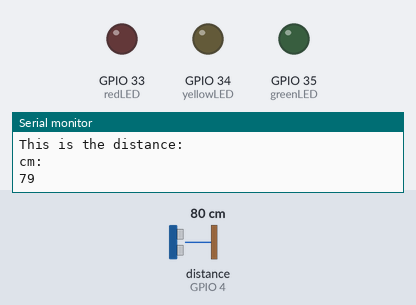
Recording of a sketch running on a simulated ESP32. On the bench: output pins drawn as LEDs (lit = HIGH), the last lines printed to the serial monitor. Wiring (inferred from the names in the program): ultrasonic range finder: trigger GPIO 5; echo GPIO 4. The test bench sets the inputs (shaded band); at power-on: distance to the obstacle (sensor on GPIO 4) 80 cm. The echo pulse lasts 58.3 µs per cm; pins used as bus, display or sensor lines are not drawn.

Above: at 1.2 s.
1.3 s: distance to the obstacle (sensor on GPIO 4) set to 33 cm
3.0 s: distance to the obstacle (sensor on GPIO 4) set to 27 cm
At 3.8 s:
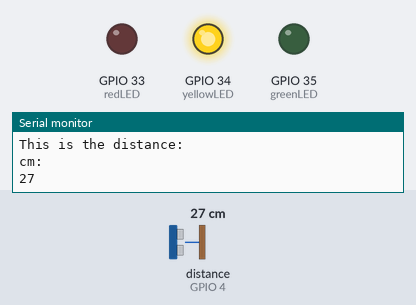
4.8 s: distance to the obstacle (sensor on GPIO 4) set to 12 cm
6.3 s: distance to the obstacle (sensor on GPIO 4) set to 9 cm
At 7.0 s:
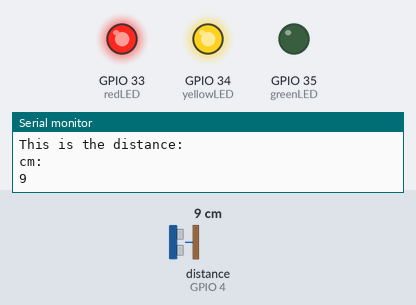
8.1 s: distance to the obstacle (sensor on GPIO 4) set to 6 cm
9.6 s: distance to the obstacle (sensor on GPIO 4) set to 3 cm
At 11.2 s:
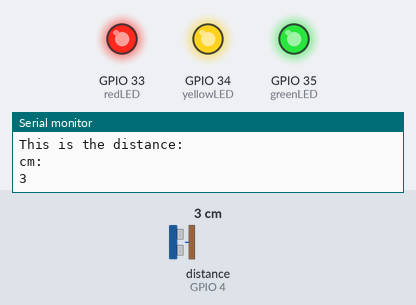
Timing chart, 0 to 12.4 s (numbered marks = the images above; inputs shaded):
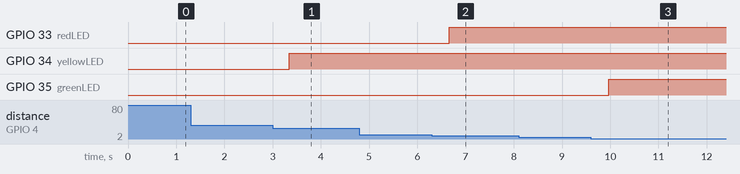

The sketch:

traffic-light.ino
```cpp
const int TRIG = 5;
const int ECHO = 4;

const int redLED = 33;
const int yellowLED = 34;
const int greenLED = 35;

int theDistance = 0;

int turnOnLeds() {
  if (theDistance < 10) {
    digitalWrite(redLED, HIGH);
  } else if (theDistance < 30) {
    digitalWrite(yellowLED, HIGH);
  } else {
    digitalWrite(greenLED, LOW);
  }
}

int checkIfTheDistaceIsTooMuch () {
  if (theDistance < 5) {
    digitalWrite(redLED, HIGH);
    digitalWrite(yellowLED, HIGH);
    digitalWrite(greenLED, HIGH);
  } else if (theDistance > 40) {
    digitalWrite(redLED, LOW);
    digitalWrite(yellowLED, LOW);
    digitalWrite(greenLED, LOW);
  }
}

long readDistance () {
  // Send ultrasonic pulse
  digitalWrite(TRIG, LOW);
  delayMicroseconds(2);

  digitalWrite(TRIG, HIGH);
  delayMicroseconds(10);
  digitalWrite(TRIG, LOW);

  // Meaure how long the echo takes to return
  long duration = pulseIn(ECHO, HIGH, 30000);

  // Convert time to distance in centimetres
  long distance = duration * 0.0343 / 2;

  theDistance = distance;

  return distance;
}

void setup() {
  Serial.begin(115200);

  pinMode(TRIG, OUTPUT);
  pinMode(ECHO, INPUT);

  pinMode(redLED, OUTPUT);
  pinMode(yellowLED, OUTPUT);
  pinMode(greenLED, OUTPUT);
}

void loop() {
  readDistance();
  Serial.println("This is the distance:");
  Serial.println("cm:");
  Serial.print(theDistance);
  delay(300);
  Serial.println();

  turnOnLeds();
  checkIfTheDistaceIsTooMuch();
}
```

Measured:
- the behaviour switches between 31 and 30 cm on distance to the obstacle (sensor on GPIO 4) (found by bisection; images 0 and 1)
- the behaviour switches between 11 and 10 cm on distance to the obstacle (sensor on GPIO 4) (found by bisection; images 1 and 2)
- the behaviour switches between 5 and 4 cm on distance to the obstacle (sensor on GPIO 4) (found by bisection; images 2 and 3)
- after the input at 3.0 s, GPIO 34 (yellowLED): LOW → HIGH after 0.34 s
- after the input at 6.3 s, GPIO 33 (redLED): LOW → HIGH after 0.36 s
- after the input at 9.6 s, GPIO 35 (greenLED): LOW → HIGH after 0.37 s
